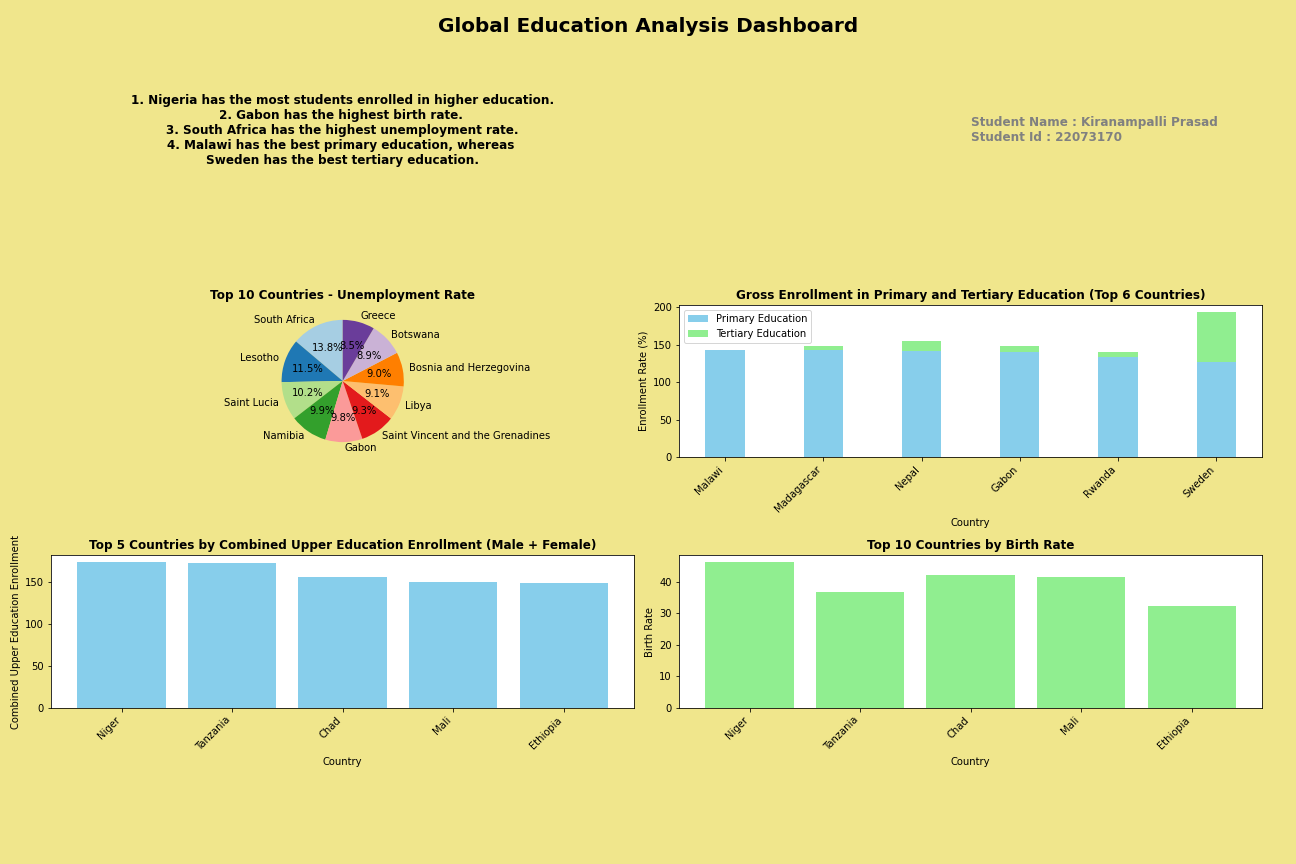

Write the Python code that produced this figure.
#Data Source Link : https://www.kaggle.com/code/nelgiriyewithana/introduction-to-world-educational-data/input
#Github Link : https://github.com/kp23aav/Data-Handling-and-Visualisation.git

import pandas as pd
import matplotlib.pyplot as plt

file_path = 'Global_Education.csv'

df = pd.read_csv(file_path , encoding='latin1')

top_countries = df.sort_values(by='Unemployment_Rate' ,
                               ascending=False).head(5)

# Create a figure with subplots
fig , axis = plt.subplots(nrows=3 , ncols=2 , figsize=(18 , 12))
# Background Color
background_color = '#F0E68C'  # Light gray background color

# Set the facecolor of the entire figure
fig.patch.set_facecolor(background_color)

# Plot 1: Bar plot for Unemployment Rate (Top 6 countries)
# Sum the enrollment values for upper education (male and female)
df['Combined_Upper_Education_Enrollment'] = \
       df['OOSR_Upper_Secondary_Age_Male'] + df['OOSR_Upper_Secondary_Age_Female']

# Sort the DataFrame by combined upper education enrollment
# and select the top 5 countries
top_countries = df.sort_values(by='Combined_Upper_Education_Enrollment' ,
                               ascending=False).head(5)


# Bar plot for combined upper education enrollment (Top 5 countries)
axis[2 , 0].bar(top_countries['Countries and areas'] ,
              top_countries['Combined_Upper_Education_Enrollment'] , color='skyblue')
axis[2 , 0].set_xlabel('Country')
axis[2 , 0].set_ylabel('Combined Upper Education Enrollment')
axis[2 , 0].set_title('Top 5 Countries by Combined Upper Education Enrollment (Male + Female)' ,
                    fontweight='bold')
axis[2 , 0].set_xticklabels(top_countries['Countries and areas'] ,
                           rotation=45 , ha='right')


# Plot 2: Bar plot for Birth Rate (Top 10 countries)
axis[2 , 1].bar(top_countries['Countries and areas'] ,
               top_countries['Birth_Rate'] , color='lightgreen')
axis[2 , 1].set_xlabel('Country')
axis[2 , 1].set_ylabel('Birth Rate')
axis[2 , 1].set_title('Top 10 Countries by Birth Rate' , fontweight='bold')
axis[2 , 1].set_xticklabels(top_countries['Countries and areas'] ,
                           rotation=45 , ha='right')

# Plot 3: Pie chart for Unemployment Rate (Top 10 countries)
top_10_countries_unemployment = df.nlargest(10 , 'Unemployment_Rate')

axis[1 , 0].pie(top_10_countries_unemployment['Unemployment_Rate'] ,
               labels=top_10_countries_unemployment['Countries and areas'] ,
               autopct='%1.1f%%' , startangle=90 , colors=plt.cm.Paired.colors)
axis[1 , 0].set_title('Top 10 Countries - Unemployment Rate' ,fontweight='bold')

# Sort the dataframe by Gross Primary Education Enrollment in descending order
df_sorted = df.sort_values(by='Gross_Primary_Education_Enrollment' , ascending=False)

# Select the top 6 countries
top6_df = df_sorted.head(6)
# Plot 4: Bar plot for Gross Enrollment in Primary and Tertiary Education (Top 6 countries)
axis[1 , 1].bar(top6_df['Countries and areas'] , top6_df['Gross_Primary_Education_Enrollment'] ,
               width=0.4 , label='Primary Education' , color='skyblue')
axis[1 , 1].bar(top6_df['Countries and areas'] , top6_df['Gross_Tertiary_Education_Enrollment'] ,
               width=0.4 , bottom=top6_df['Gross_Primary_Education_Enrollment'] ,
               label='Tertiary Education' , color='lightgreen')
axis[1 , 1].set_xlabel('Country')
axis[1 , 1].set_ylabel('Enrollment Rate (%)')
axis[1 , 1].set_title('Gross Enrollment in Primary and Tertiary Education (Top 6 Countries)',
                     fontweight='bold')
axis[1 , 1].set_xticklabels(top6_df['Countries and areas'] ,
                           rotation=45 , ha='right')
axis[1 , 1].legend()

text = "1. Nigeria has the most students enrolled in higher education.\n" \
       "2. Gabon has the highest birth rate. \n" \
       "3. South Africa has the highest unemployment rate.\n" \
       "4. Malawi has the best primary education, whereas \n" \
       "Sweden has the best tertiary education."
axis[0 , 0].text(0.5 , 0.5 , text , ha='center' , va='center' ,
                fontsize=12 , color='black' , wrap=True ,fontweight='bold')
axis[0 , 0].axis('off')
text = "Student Name : Kiranampalli Prasad \n" \
       "Student Id : 22073170"
axis[0 , 1].text(0.5 , 0.5 , text , ha='left' , va='center' ,
                fontsize=12 , color='gray' , wrap=True , fontweight='bold')
axis[0 , 1].axis('off')

# Adjust layout
plt.tight_layout(rect=[0 , 0.1 , 1 , 0.95])
fig.suptitle('Global Education Analysis Dashboard' ,
             fontsize=20 , fontweight='bold')

plt.savefig('22073170.png')

# Show the dashboard
# plt.show()
